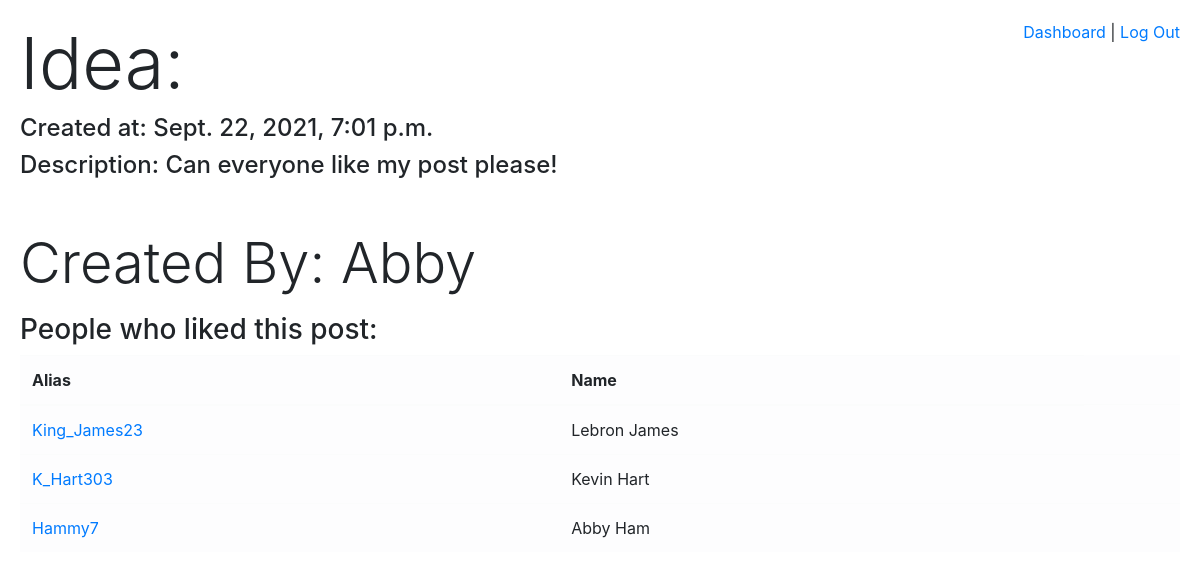
The app's page /display_one/9 (signed in) with its own data.
### bright_app/models.py (models this page shows)
class Ideas(models.Model):
    first_name = models.CharField(max_length=45)
    description = models.TextField()
    like = models.ManyToManyField('User', related_name='liked_ideas')
    owner = models.ForeignKey('User', related_name='uploaded_by', on_delete=models.CASCADE)
    created_at = models.DateTimeField(auto_now_add=True)
    updated_at = models.DateTimeField(auto_now=True)
    objects = IdeasManager()

class User(models.Model):
    first_name = models.CharField(max_length=45)
    last_name = models.CharField(max_length=45)
    alias = models.CharField(max_length=45)
    email = models.EmailField(unique=True)
    password = models.CharField(max_length=255)
    objects = UserManager()

### bright_app/views.py (the view)
# urls.py: path('display_one/<int:id>', views.display_one),
def display_one(request, id):
    if 'user_id' not in request.session:
        return redirect('/')
    context = {
        'one_idea' : Ideas.objects.get(id=id),
    }
    return render(request, 'display_one.html', context)

### bright_app/templates/display_one.html (shortened to what this page needs)
<!DOCTYPE html>
<html lang="en">
<head>
    <link href="https://stackpath.bootstrapcdn.com/bootstrap/4.5.0/css/bootstrap.min.css" rel="stylesheet"
>
    {% load static %}
    <link rel="stylesheet" href="{% static 'style.css' %}">
</head>
<body>
    <div style="margin: 20px;" class="idea">
        <div style="float: right;" class="logout">
            <p><a href="/display_all">Dashboard</a> | <a href="/logout">Log Out</a></p>
        </div>
        <h1 class="display-3">Idea:</h1>
        <h4>Created at: {{one_idea.created_at}}</h4>
        <h4>Description: {{one_idea.description}}</h4>
        <h2 style="margin-top: 50px;" class="display-4">Created By: {{one_idea.owner.first_name}}</h2>
        <h3>People who liked this post:</h3>
        <div class="table">
            <table class="table table-light">
                <thead>
                    <tr>
                        <th>Alias</th>
                        <th>Name</th>
                    </tr>
                </thead>
                <tbody>
                    {%for person in one_idea.like.all%}
                    <tr>
                        <td><a href="/user/{{person.id}}">{{person.alias}}</a></td>
                        <td>{{ person.first_name}} {{person.last_name}}<td>
                    </tr>
                    {%endfor%}
                </tbody>
            </table>
        </div>
    </div>
</body>
</html>

### bright_app/static/style.css (style rules this page uses)
* { margin: 0 auto; }

### records on screen
Ideas: created_at "Sept. 22, 2021, 7:01 p.m.", description "Can everyone like my post please!", owner.first_name "Abby"
User: alias "King_James23", first_name "Lebron", last_name "James"
User: alias "K_Hart303", first_name "Kevin", last_name "Hart"
User: alias "Hammy7", first_name "Abby", last_name "Ham"
